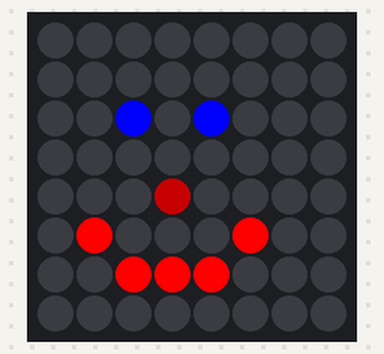
The program below on a simulated Raspberry Pi (BCM pin numbers) with a Sense HAT. On the bench: the Sense HAT's 8×8 RGB LED matrix. At 19.1 s the program stops and its outputs stay as they are.

Above: at 0.1 s.
At 8.6 s:
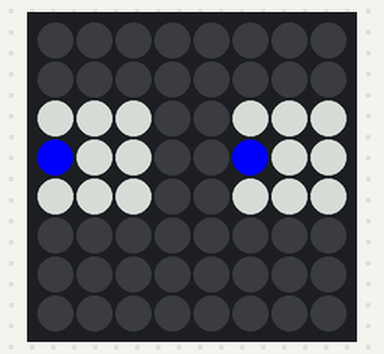
At 17.1 s:
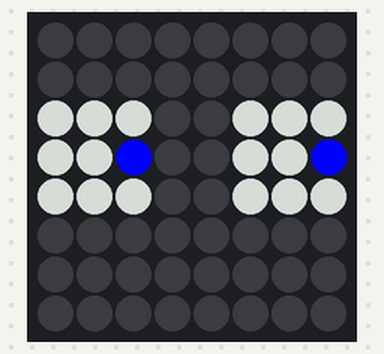

The program:

setting_orientation.py
```python
from sense_hat import SenseHat
from time import sleep


sense = SenseHat()

sense.set_pixel(2, 2, (0, 0, 255))
sense.set_pixel(4, 2, (0, 0, 255))
sense.set_pixel(3, 4, (100, 0, 0))
sense.set_pixel(1, 5, (255, 0, 0))
sense.set_pixel(2, 6, (255, 0, 0))
sense.set_pixel(3, 6, (255, 0, 0))
sense.set_pixel(4, 6, (255, 0, 0))
sense.set_pixel(5, 5, (255, 0, 0))

sleep(2)

w = (150, 150, 150)
b = (0, 0, 255)
e = (0, 0, 0)

image = [
    e, e, e, e, e, e, e, e,
    e, e, e, e, e, e, e, e,
    w, w, w, e, e, w, w, w,
    w, w, b, e, e, w, w, b,
    w, w, w, e, e, w, w, w,
    e, e, e, e, e, e, e, e,
    e, e, e, e, e, e, e, e,
    e, e, e, e, e, e, e, e,
]

sense.set_pixels(image)

for x in range(30):
    sleep(0.5)
    sense.flip_h()

sleep(2)

sense.clear()
```

Measured:
- what the display in image 1 shows lasts 0.5 s, from 8.5 s to 9.0 s
- what the display in image 2 shows lasts 2.0 s, from 17.1 s to 19.1 s
